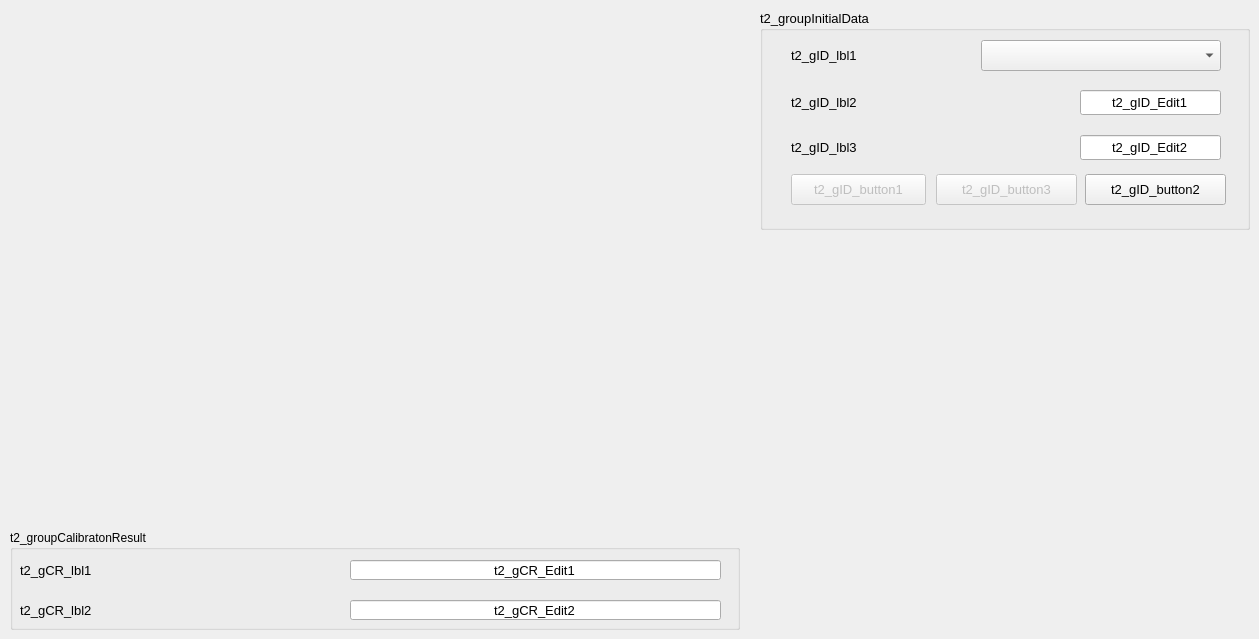
    <widget class="QWidget" name="t2">
     <attribute name="title">
      <string>t2</string>
     </attribute>
     <widget class="QGroupBox" name="t2_groupCalibratonResult">
      <property name="geometry">
       <rect>
        <x>10</x>
        <y>530</y>
        <width>730</width>
        <height>100</height>
       </rect>
      </property>
      <property name="minimumSize">
       <size>
        <width>730</width>
        <height>100</height>
       </size>
      </property>
      <property name="maximumSize">
       <size>
        <width>730</width>
        <height>100</height>
       </size>
      </property>
      <property name="title">
       <string>t2_groupCalibratonResult</string>
      </property>
      <widget class="QLineEdit" name="t2_gCR_Edit2">
       <property name="geometry">
        <rect>
         <x>340</x>
         <y>70</y>
         <width>371</width>
         <height>20</height>
        </rect>
       </property>
       <property name="font">
        <font>
         <family>Arial</family>
         <pointsize>10</pointsize>
        </font>
       </property>
       <property name="text">
        <string>t2_gCR_Edit2</string>
       </property>
       <property name="alignment">
        <set>Qt::AlignCenter</set>
       </property>
       <property name="readOnly">
        <bool>true</bool>
       </property>
      </widget>
      <widget class="QLineEdit" name="t2_gCR_Edit1">
       <property name="geometry">
        <rect>
         <x>340</x>
         <y>30</y>
         <width>371</width>
         <height>20</height>
        </rect>
       </property>
       <property name="font">
        <font>
         <family>Arial</family>
         <pointsize>10</pointsize>
        </font>
       </property>
       <property name="text">
        <string>t2_gCR_Edit1</string>
       </property>
       <property name="alignment">
        <set>Qt::AlignCenter</set>
       </property>
       <property name="readOnly">
        <bool>true</bool>
       </property>
      </widget>
      <widget class="QLabel" name="t2_gCR_lbl2">
       <property name="geometry">
        <rect>
         <x>10</x>
         <y>70</y>
         <width>311</width>
         <height>20</height>
        </rect>
       </property>
       <property name="font">
        <font>
         <family>Arial</family>
         <pointsize>10</pointsize>
        </font>
       </property>
       <property name="text">
        <string>t2_gCR_lbl2</string>
       </property>
      </widget>
      <widget class="QLabel" name="t2_gCR_lbl1">
       <property name="geometry">
        <rect>
         <x>10</x>
         <y>30</y>
         <width>311</width>
         <height>20</height>
        </rect>
       </property>
       <property name="font">
        <font>
         <family>Arial</family>
         <pointsize>10</pointsize>
        </font>
       </property>
       <property name="text">
        <string>t2_gCR_lbl1</string>
       </property>
      </widget>
     </widget>
     <widget class="QGroupBox" name="t2_groupInitialData">
      <property name="geometry">
       <rect>
        <x>760</x>
        <y>10</y>
        <width>490</width>
        <height>220</height>
       </rect>
      </property>
      <property name="minimumSize">
       <size>
        <width>490</width>
        <height>220</height>
       </size>
      </property>
      <property name="maximumSize">
       <size>
        <width>490</width>
        <height>220</height>
       </size>
      </property>
      <property name="font">
       <font>
        <family>Arial</family>
        <pointsize>10</pointsize>
       </font>
      </property>
      <property name="title">
       <string>t2_groupInitialData</string>
      </property>
      <widget class="QLineEdit" name="t2_gID_Edit1">
       <property name="geometry">
        <rect>
         <x>320</x>
         <y>80</y>
         <width>141</width>
         <height>25</height>
        </rect>
       </property>
       <property name="font">
        <font>
         <family>Arial</family>
         <pointsize>10</pointsize>
        </font>
       </property>
       <property name="text">
        <string>t2_gID_Edit1</string>
       </property>
       <property name="alignment">
        <set>Qt::AlignCenter</set>
       </property>
      </widget>
      <widget class="QLineEdit" name="t2_gID_Edit2">
       <property name="geometry">
        <rect>
         <x>320</x>
         <y>125</y>
         <width>141</width>
         <height>25</height>
        </rect>
       </property>
       <property name="font">
        <font>
         <family>Arial</family>
         <pointsize>10</pointsize>
        </font>
       </property>
       <property name="text">
        <string>t2_gID_Edit2</string>
       </property>
       <property name="alignment">
        <set>Qt::AlignCenter</set>
       </property>
      </widget>
      <widget class="QLabel" name="t2_gID_lbl2">
       <property name="geometry">
        <rect>
         <x>31</x>
         <y>80</y>
         <width>281</width>
         <height>25</height>
        </rect>
       </property>
       <property name="font">
        <font>
         <family>Arial</family>
         <pointsize>10</pointsize>
        </font>
       </property>
       <property name="text">
        <string>t2_gID_lbl2</string>
       </property>
      </widget>
      <widget class="QLabel" name="t2_gID_lbl3">
       <property name="geometry">
        <rect>
         <x>31</x>
         <y>125</y>
         <width>281</width>
         <height>25</height>
        </rect>
       </property>
       <property name="font">
        <font>
         <family>Arial</family>
         <pointsize>10</pointsize>
        </font>
       </property>
       <property name="text">
        <string>t2_gID_lbl3</string>
       </property>
      </widget>
      <widget class="QPushButton" name="t2_gID_button1">
       <property name="enabled">
        <bool>false</bool>
       </property>
       <property name="geometry">
        <rect>
         <x>31</x>
         <y>164</y>
         <width>135</width>
         <height>31</height>
        </rect>
       </property>
       <property name="text">
        <string>t2_gID_button1</string>
       </property>
      </widget>
      <widget class="QPushButton" name="t2_gID_button2">
       <property name="geometry">
        <rect>
         <x>325</x>
         <y>164</y>
         <width>141</width>
         <height>31</height>
        </rect>
       </property>
       <property name="text">
        <string>t2_gID_button2</string>
       </property>
      </widget>
      <widget class="QLabel" name="t2_gID_lbl1">
       <property name="geometry">
        <rect>
         <x>31</x>
         <y>30</y>
         <width>181</width>
         <height>31</height>
        </rect>
       </property>
       <property name="font">
        <font>
         <family>Arial</family>
         <pointsize>10</pointsize>
        </font>
       </property>
       <property name="text">
        <string>t2_gID_lbl1</string>
       </property>
      </widget>
      <widget class="QComboBox" name="t2_gID_cmd1">
       <property name="geometry">
        <rect>
         <x>221</x>
         <y>30</y>
         <width>240</width>
         <height>31</height>
        </rect>
       </property>
      </widget>
      <widget class="QPushButton" name="t2_gID_button3">
       <property name="enabled">
        <bool>false</bool>
       </property>
       <property name="geometry">
        <rect>
         <x>176</x>
         <y>164</y>
         <width>141</width>
         <height>31</height>
        </rect>
       </property>
       <property name="text">
        <string>t2_gID_button3</string>
       </property>
      </widget>
     </widget>
    </widget>
